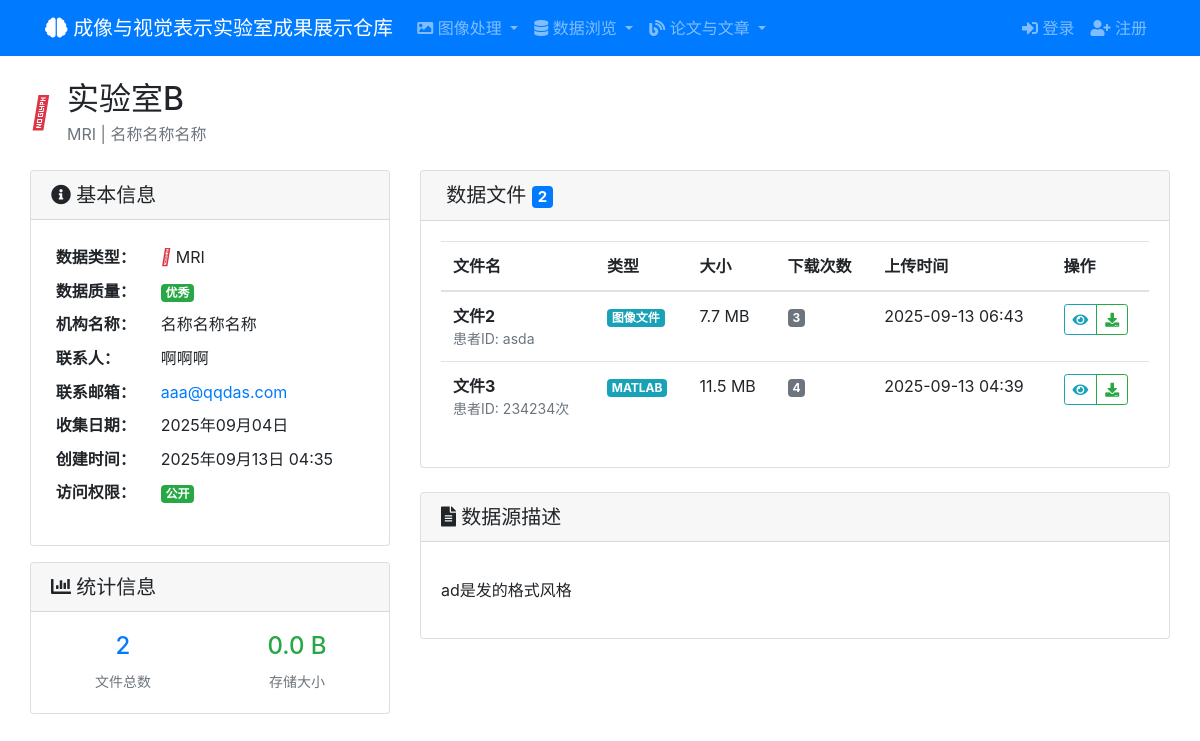
Screenshot of /data-sources/2/ with the database file from the repository.
### blog/models.py (models this page shows, shortened)
class DataSource(models.Model):
    data_type = models.ForeignKey(DataType, on_delete=models.CASCADE, verbose_name='数据类型')
    source_name = models.CharField('数据源名称', max_length=200, help_text='如：医院A、研究机构B等')
    source_description = models.TextField('数据源描述', blank=True, help_text='详细介绍该数据源的背景信息')
    contact_person = models.CharField('联系人', max_length=100, blank=True)
    contact_email = models.EmailField('联系邮箱', blank=True)
    institution = models.CharField('机构名称', max_length=200, blank=True)
    collection_date = models.DateField('收集日期', null=True, blank=True)
    data_quality = models.CharField('数据质量', max_length=50, choices=[
        ('excellent', '优秀'),
        ('good', '良好'),
        ('fair', '一般'),
        ('poor', '较差'),
    ], default='good')
    is_public = models.BooleanField('公开访问', default=True, help_text='是否允许所有用户访问')
    created_by = models.ForeignKey(User, on_delete=models.SET_NULL, null=True, verbose_name='创建者')
    created_at = models.DateTimeField('创建时间', auto_now_add=True)
    updated_at = models.DateTimeField('更新时间', auto_now=True)
    class Meta:
        verbose_name = '数据源'
        verbose_name_plural = '数据源'
        ordering = ['-created_at']
        unique_together = ['data_type', 'source_name']
    def get_file_count(self):
        return self.datafile_set.count()
    def get_total_size(self):
        total_size = 0
        for file in self.datafile_set.all():
            if file.file:
                try:
                    total_size += file.file.size
                except:
                    pass
        return total_size
    def get_formatted_size(self):
        size = self.get_total_size()
        for unit in ['B', 'KB', 'MB', 'GB', 'TB']:
            if size < 1024.0:
                return f"{size:.1f} {unit}"
            size /= 1024.0
        return f"{size:.1f} PB"

class DataType(models.Model):
    TYPE_CHOICES = [
        ('mri', 'MRI'),
        ('pet', 'PET'),
        ('ct', 'CT'),
        ('ultrasound', '超声'),
        ('xray', 'X光'),
        ('other', '其他'),
    ]
    name = models.CharField('数据类型', max_length=50, choices=TYPE_CHOICES, unique=True)
    description = models.TextField('类型描述', blank=True, help_text='介绍该数据类型的特点和应用场景')
    icon = models.CharField('图标', max_length=50, default='fa-image', help_text='FontAwesome图标名称')
    color = models.CharField('主题色', max_length=7, default='#007bff', help_text='十六进制颜色代码')
    created_at = models.DateTimeField('创建时间', auto_now_add=True)
    updated_at = models.DateTimeField('更新时间', auto_now=True)
    class Meta:
        verbose_name = '数据类型'
        verbose_name_plural = '数据类型'
        ordering = ['name']

class DataFile(models.Model):
    FILE_TYPE_CHOICES = [
        ('dicom', 'DICOM'),
        ('nifti', 'NIfTI'),
        ('mat', 'MATLAB'),
        ('raw', '原始数据'),
        ('image', '图像文件'),
        ('other', '其他'),
    ]
    data_source = models.ForeignKey(DataSource, on_delete=models.CASCADE, verbose_name='数据源')
    file_name = models.CharField('文件名', max_length=255)
    file = models.FileField('文件', upload_to='data_files/', help_text='支持DICOM、NIfTI、MAT等格式')
    file_type = models.CharField('文件类型', max_length=20, choices=FILE_TYPE_CHOICES, default='other')
    file_size = models.BigIntegerField('文件大小', default=0, help_text='字节')
    file_description = models.TextField('文件描述', blank=True)
    patient_id = models.CharField('患者ID', max_length=100, blank=True, help_text='匿名化患者标识')
    scan_date = models.DateTimeField('扫描日期', null=True, blank=True)
    scan_parameters = models.TextField('扫描参数', blank=True, help_text='如：TR、TE、层厚等参数信息')
    tags = models.CharField('标签', max_length=500, blank=True, help_text='用逗号分隔的标签')
    download_count = models.PositiveIntegerField('下载次数', default=0)
    is_active = models.BooleanField('激活状态', default=True)
    uploaded_by = models.ForeignKey(User, on_delete=models.SET_NULL, null=True, verbose_name='上传者')
    created_at = models.DateTimeField('上传时间', auto_now_add=True)
    updated_at = models.DateTimeField('更新时间', auto_now=True)
    class Meta:
        verbose_name = '数据文件'
        verbose_name_plural = '数据文件'
        ordering = ['-created_at']
    def get_formatted_size(self):
        size = self.file_size
        for unit in ['B', 'KB', 'MB', 'GB', 'TB']:
            if size < 1024.0:
                return f"{size:.1f} {unit}"
            size /= 1024.0
        return f"{size:.1f} PB"

### blog/views.py (the view)
# urls.py: path('data-sources/<int:pk>/', views.data_source_detail, name='data_source_detail'),
def data_source_detail(request, pk):
    data_source = get_object_or_404(DataSource, pk=pk)
    data_files = DataFile.objects.filter(data_source=data_source, is_active=True).order_by('-created_at')
    paginator = Paginator(data_files, 20)
    page_number = request.GET.get('page')
    page_obj = paginator.get_page(page_number)
    return render(request, 'blog/data_source_detail.html', {
        'data_source': data_source,
        'page_obj': page_obj
    })

### blog/templates/blog/data_source_detail.html (shortened to what this page needs)
{% extends 'blog/base.html' %}
{% load static %}
{% block content %}
<div class="container-fluid">
    <div class="row">
        <div class="col-12">
            <div class="d-flex justify-content-between align-items-center mb-4">
                <div class="d-flex align-items-center">
                    <i class="{{ data_source.data_type.icon }} fa-2x mr-3" style="color: {{ data_source.data_type.color }};"></i>
                    <div>
                        <h2 class="mb-1">{{ data_source.source_name }}</h2>
                        <p class="text-muted mb-0">{{ data_source.data_type.get_name_display }} | {{ data_source.institution|default:"未设置机构" }}</p>
                    </div>
                </div>
            </div>
            <div class="row">
                <div class="col-lg-4 mb-4">
                    <div class="card">
                        <div class="card-header">
                            <h5 class="mb-0"><i class="fas fa-info-circle"></i> 基本信息</h5>
                        </div>
                        <div class="card-body">
                            <table class="table table-sm table-borderless">
                                <tr>
                                    <td><strong>数据类型：</strong></td>
                                    <td>
                                        <i class="{{ data_source.data_type.icon }}" style="color: {{ data_source.data_type.color }};"></i>
                                        {{ data_source.data_type.get_name_display }}
                                    </td>
                                </tr>
                                <tr>
                                    <td><strong>数据质量：</strong></td>
                                    <td>
                                        <span class="badge badge-{% if data_source.data_quality == 'excellent' %}success{% elif data_source.data_quality == 'good' %}primary{% elif data_source.data_quality == 'fair' %}warning{% else %}danger{% endif %}">
                                            {{ data_source.get_data_quality_display }}
                                        </span>
                                    </td>
                                </tr>
                                <tr>
                                    <td><strong>机构名称：</strong></td>
                                    <td>{{ data_source.institution|default:"未设置" }}</td>
                                </tr>
                                <tr>
                                    <td><strong>联系人：</strong></td>
                                    <td>{{ data_source.contact_person|default:"未设置" }}</td>
                                </tr>
                                <tr>
                                    <td><strong>联系邮箱：</strong></td>
                                    <td>
                                        {% if data_source.contact_email %}
                                            <a href="mailto:{{ data_source.contact_email }}">{{ data_source.contact_email }}</a>
                                        {% else %}
                                            未设置
                                        {% endif %}
                                    </td>
                                </tr>
                                <tr>
                                    <td><strong>收集日期：</strong></td>
                                    <td>{{ data_source.collection_date|date:"Y年m月d日"|default:"未设置" }}</td>
                                </tr>
                                <tr>
                                    <td><strong>创建时间：</strong></td>
                                    <td>{{ data_source.created_at|date:"Y年m月d日 H:i" }}</td>
                                </tr>
                                <tr>
                                    <td><strong>访问权限：</strong></td>
                                    <td>
                                        {% if data_source.is_public %}
                                            <span class="badge badge-success">公开</span>
                                        {% else %}
                                            <span class="badge badge-warning">私有</span>
                                        {% endif %}
                                    </td>
                                </tr>
                            </table>
                        </div>
                    </div>
                    <div class="card mt-3">
                        <div class="card-header">
                            <h5 class="mb-0"><i class="fas fa-chart-bar"></i> 统计信息</h5>
                        </div>
                        <div class="card-body">
                            <div class="row text-center">
                                <div class="col-6">
                                    <h4 class="text-primary">{{ data_source.get_file_count }}</h4>
                                    <small class="text-muted">文件总数</small>
                                </div>
                                <div class="col-6">
                                    <h4 class="text-success">{{ data_source.get_formatted_size }}</h4>
                                    <small class="text-muted">存储大小</small>
                                </div>
                            </div>
                        </div>
                    </div>
                </div>
                <div class="col-lg-8">
                    <div class="card">
                        <div class="card-header d-flex justify-content-between align-items-center">
                            <h5 class="mb-0">
                                 数据文件
                                <span class="badge badge-primary">{{ page_obj.paginator.count }}</span>
                            </h5>
                        </div>
                        <div class="card-body">
                            {% if page_obj %}
                                <div class="table-responsive">
                                    <table class="table table-hover">
                                        <thead>
                                            <tr>
                                                <th>文件名</th>
                                                <th>类型</th>
                                                <th>大小</th>
                                                <th>下载次数</th>
                                                <th>上传时间</th>
                                                <th>操作</th>
                                            </tr>
                                        </thead>
                                        <tbody>
                                            {% for data_file in page_obj %}
                                            <tr>
                                                <td>
                                                    <div>
                                                        <strong>{{ data_file.file_name }}</strong>
                                                        {% if data_file.patient_id %}
                                                            <small class="text-muted d-block">患者ID: {{ data_file.patient_id }}</small>
                                                        {% endif %}
                                                    </div>
                                                </td>
                                                <td>
                                                    <span class="badge badge-info">{{ data_file.get_file_type_display }}</span>
                                                </td>
                                                <td>{{ data_file.get_formatted_size }}</td>
                                                <td>
                                                    <span class="badge badge-secondary">{{ data_file.download_count }}</span>
                                                </td>
                                                <td>{{ data_file.created_at|date:"Y-m-d H:i" }}</td>
                                                <td>
                                                    <div class="btn-group btn-group-sm">
                                                        <a href="{% url 'blog:data_file_detail' data_file.pk %}"
                                                           class="btn btn-outline-info" title="查看详情">
                                                            <i class="fas fa-eye"></i>
                                                        </a>
                                                        <a href="{% url 'blog:data_file_download' data_file.pk %}"
                                                           class="btn btn-outline-success" title="下载">
                                                            <i class="fas fa-download"></i>
                                                        </a>
                                                    </div>
                                                </td>
                                            </tr>
                                            {% endfor %}
                                        </tbody>
                                    </table>
                                </div>
                            {% endif %}
                        </div>
                    </div>
                    {% if data_source.source_description %}
                    <div class="card mt-4">
                        <div class="card-header">
                            <h5 class="mb-0"><i class="fas fa-file-alt"></i> 数据源描述</h5>
                        </div>
                        <div class="card-body">
                            <p class="card-text">{{ data_source.source_description|linebreaks }}</p>
                        </div>
                    </div>
                    {% endif %}
                </div>
            </div>
        </div>
    </div>
</div>
{% endblock %}

### rows the page displays
DataSource: source_name "实验室B", data_type.name "MRI", institution "名称名称名称", data_quality "优秀", contact_person "啊啊啊", contact_email "aaa@qqdas.com", collection_date "2025年09月04日", created_at "2025年09月13日 04:35", get_file_count "2", get_formatted_size "0.0 B", source_description "ad是发的格式风格"
DataFile: file_name "文件2", patient_id "asda", file_type "图像文件", get_formatted_size "7.7 MB", download_count "3", created_at "2025-09-13 06:43"
DataFile: file_name "文件3", patient_id "234234次", file_type "MATLAB", get_formatted_size "11.5 MB", download_count "4", created_at "2025-09-13 04:39"

### other values shown
{{ page_obj.paginator.count }} "2"
